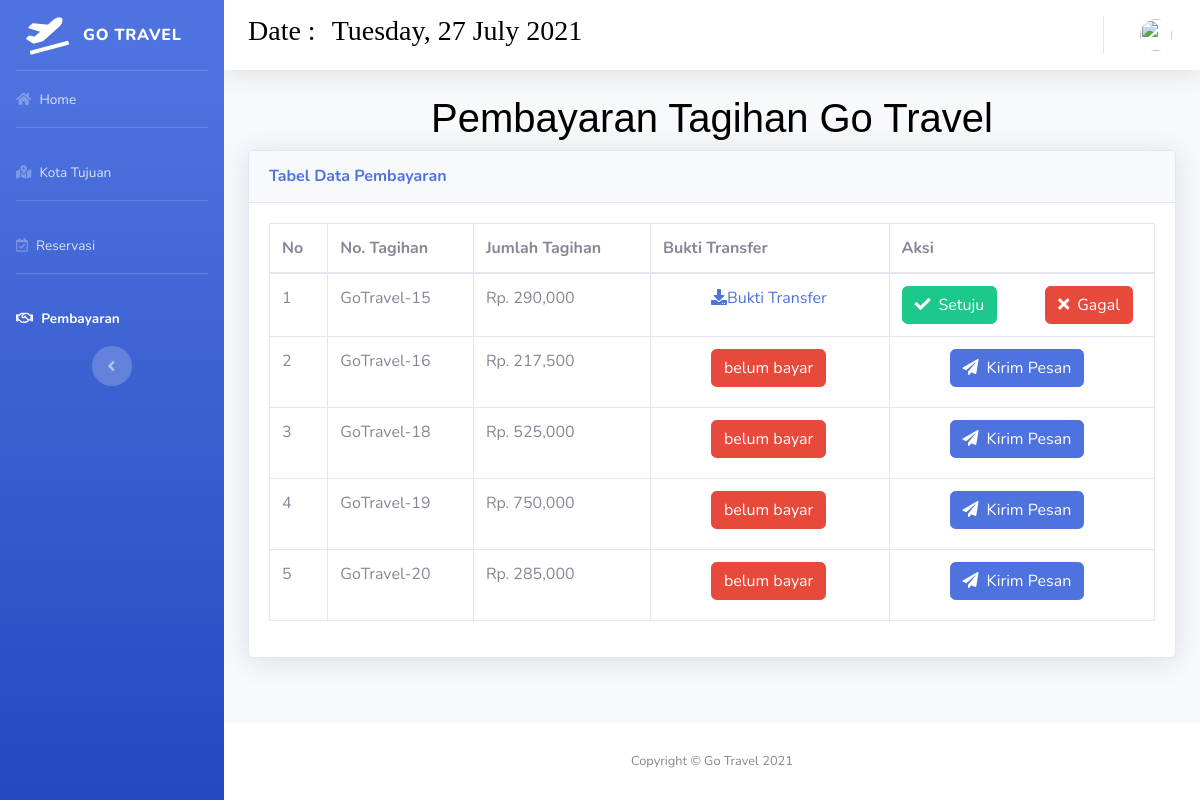
The page /index.php/admin/pembayaran on the database its author committed.
### tables this page shows
CREATE TABLE `reservasi` (
  `id` int(11) NOT NULL,
  `id_user` int(11) NOT NULL,
  `nama` varchar(50) NOT NULL,
  `id_kota_tujuan` int(11) NOT NULL,
  `jumlah_orang` int(11) NOT NULL,
  `alamat_penjemputan` varchar(128) NOT NULL,
  `tgl_berangkat` date NOT NULL,
  `total_bayar` int(11) NOT NULL,
  `uang_muka` int(11) NOT NULL,
  `status_pembayaran` int(11) NOT NULL,
  `date_order` date NOT NULL
);

CREATE TABLE `status_pembayaran` (
  `id_status` int(11) NOT NULL,
  `status` varchar(50) NOT NULL
);

### application/controllers/Admin.php (called while the page is built, shortened)
<?php
class Admin extends CI_Controller
{
    public function __construct()
    {
        $this->load->library('form_validation');
        $this->load->model('reservasi');
    }
    public function pembayaran(){
        $data['title'] = "Pembayaran";
        $data['user'] = $this->db->get_where('user' ,['email'=> $this->session->userdata('email')])->row_array();
        $data['reservasi'] = $this->reservasi->allreservasi();
        $this->load->view('templete/header',$data);
        $this->load->view('templete/sidebar_admin');
        $this->load->view('templete/topbar', $data);
        $this->load->view('admin/pembayaran');
        $this->load->view('templete/footer');
    }
}

### index.php (called while the page is built, shortened)
<?php
require_once BASEPATH.'core/CodeIgniter.php';

### application/models/Reservasi.php (called while the page is built, shortened)
<?php
class Reservasi extends CI_Model
{
    public function allreservasi(){
        $query = "select status_pembayaran.*, reservasi.id, reservasi.nama,reservasi.alamat_penjemputan,reservasi.jumlah_orang,
        reservasi.tgl_berangkat, reservasi.uang_muka, reservasi.total_bayar,reservasi.status_pembayaran, kota_tujuan.name_kota
        from reservasi join kota_tujuan on reservasi.id_kota_tujuan=kota_tujuan.id join status_pembayaran
        on reservasi.status_pembayaran=status_pembayaran.id_status";
        return $this->db->query($query)->result_array();
    }
}

### application/views/admin/pembayaran.php (the view)
<div class="container-fluid">
    <div class="d-flex justify-content-center">
        <h1 style="color: black; font-family: Impact, Haettenschweiler, 'Arial Narrow Bold', sans-serif;">Pembayaran Tagihan  Go Travel</h1>
    </div>
            <div class="card shadow mb-4">
                        <div class="card-header py-3">
                            <h6 class="m-0 font-weight-bold text-primary">Tabel Data Pembayaran</h6>
                        </div>
                  <div class="card-body">
                            <div class="table-responsive">
                                <table class="table table-bordered" id="dataTable" width="100%" cellspacing="0">
                                    <thead>
                                        <tr>
                                            <th>No</th>
                                            <th>No. Tagihan</th>
                                            <th>Jumlah Tagihan</th>
                                            <th>Bukti Transfer</th>
                                            <th width="30%">Aksi</th>
                                        </tr>
                                    </thead>
                                    <tbody>
                                        <?php $i=1 ?>
                                        <?php foreach($reservasi as $r): ?>
                                        <tr>
                                            <td><?= $i; ?></td>
                                            <td>GoTravel-<?= $r['id'] ?></td>
                                            <td>Rp. <?= number_format($r['uang_muka']) ?></td>
                                            <td>
                                                <?php if($r['status_pembayaran']==1): ?>
                                                    <a href="" class="ml-5"><i class="fas fa-download"></i>Bukti Transfer</a>
                                                <?php else: ?>
                                                    <h6 class="btn btn-danger ml-5"><?= $r['status'] ?></h6>
                                                 <?php endif; ?>
                                            </td>
                                                <td>
                                            <?php if($r['status_pembayaran']==1): ?>
                                                <div class="float-left mr-5">
                                                   <a href="" class="btn btn-success"><i class="fas fa-check mr-2"></i>Setuju</a>
                                                </div>
                                                <div>
                                                    <a href="" class="btn btn-danger"><i class="fas fa-times mr-2"></i>Gagal</a>
                                                </div>
                                            <?php elseif($r['status_pembayaran']==0): ?>
                                                    <div class="ml-5">
                                                        <a class="btn btn-primary" href=""><i class="fas fa-paper-plane mr-2"></i>Kirim Pesan</a>
                                                    </div>
                                            <?php else: ?>
                                                </td>
                                            <?php endif ?>
                                        </tr>
                                        <?php $i++; ?>
                                        <?php endforeach; ?>
                                    </tbody>
                                </table>
                            </div>
                     </div>
            </div>
</div>
</div>

### rows shown on the page
reservasi: id "15", uang_muka "290,000", status_pembayaran 1 (drawn)
reservasi: id "16", uang_muka "217,500", status_pembayaran.status "belum bayar", status_pembayaran 0 (drawn)
reservasi: id "18", uang_muka "525,000", status_pembayaran.status "belum bayar", status_pembayaran 0 (drawn)
reservasi: id "19", uang_muka "750,000", status_pembayaran.status "belum bayar", status_pembayaran 0 (drawn)
reservasi: id "20", uang_muka "285,000", status_pembayaran.status "belum bayar", status_pembayaran 0 (drawn)
